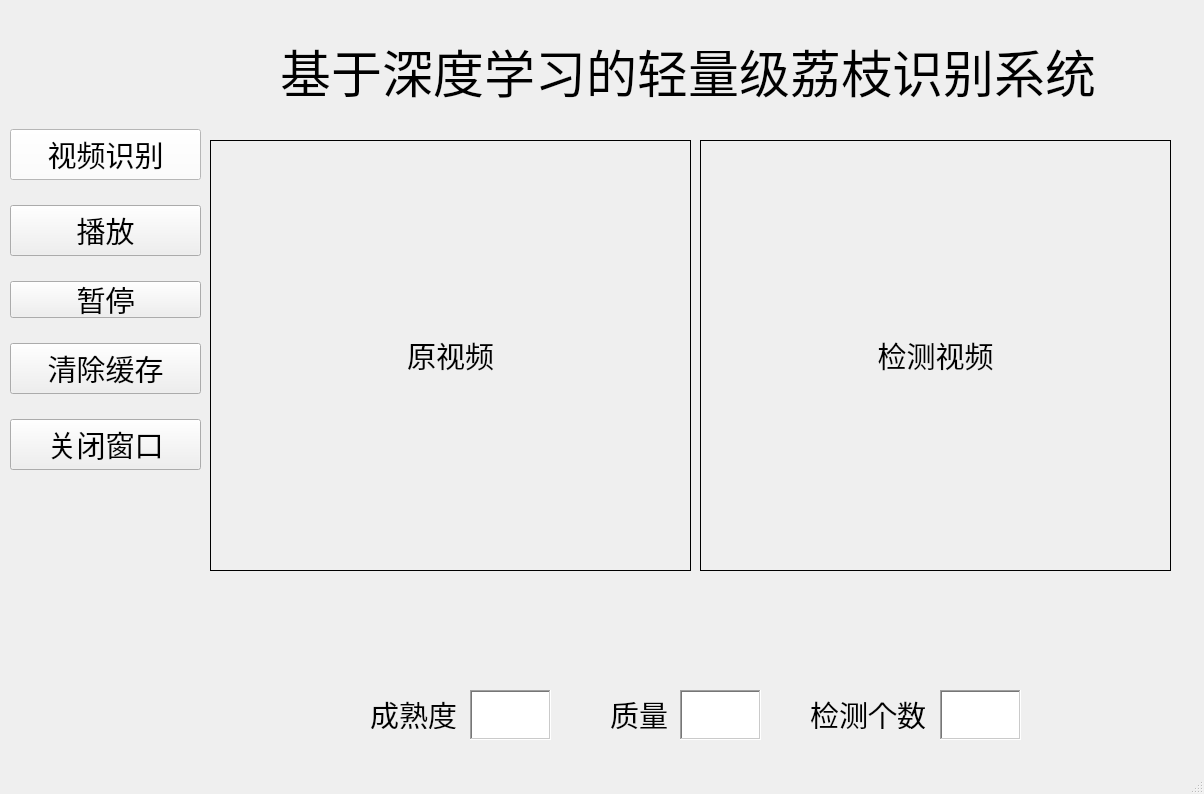
<?xml version="1.0" encoding="UTF-8"?>
<ui version="4.0">
 <class>MainWindow</class>
 <widget class="QMainWindow" name="MainWindow">
  <property name="geometry">
   <rect>
    <x>0</x>
    <y>0</y>
    <width>1204</width>
    <height>794</height>
   </rect>
  </property>
  <property name="palette">
   <palette>
    <active>
     <colorrole role="ToolTipText">
      <brush brushstyle="SolidPattern">
       <color alpha="255">
        <red>255</red>
        <green>255</green>
        <blue>255</blue>
       </color>
      </brush>
     </colorrole>
    </active>
    <inactive>
     <colorrole role="ToolTipText">
      <brush brushstyle="SolidPattern">
       <color alpha="255">
        <red>255</red>
        <green>255</green>
        <blue>255</blue>
       </color>
      </brush>
     </colorrole>
    </inactive>
    <disabled>
     <colorrole role="ToolTipText">
      <brush brushstyle="SolidPattern">
       <color alpha="255">
        <red>255</red>
        <green>255</green>
        <blue>255</blue>
       </color>
      </brush>
     </colorrole>
    </disabled>
   </palette>
  </property>
  <property name="windowTitle">
   <string>基于深度学习的荔枝识别系统</string>
  </property>
  <property name="iconSize">
   <size>
    <width>360</width>
    <height>360</height>
   </size>
  </property>
  <widget class="QWidget" name="centralwidget">
   <widget class="QWidget" name="layoutWidget">
    <property name="geometry">
     <rect>
      <x>10</x>
      <y>110</y>
      <width>191</width>
      <height>381</height>
     </rect>
    </property>
    <layout class="QVBoxLayout" name="verticalLayout">
     <item>
      <widget class="QPushButton" name="pushButton">
       <property name="minimumSize">
        <size>
         <width>0</width>
         <height>37</height>
        </size>
       </property>
       <property name="maximumSize">
        <size>
         <width>269</width>
         <height>16777215</height>
        </size>
       </property>
       <property name="font">
        <font>
         <pointsize>22</pointsize>
        </font>
       </property>
       <property name="styleSheet">
        <string notr="true">background-color: rgb(255, 255, 255);</string>
       </property>
       <property name="text">
        <string>视频识别</string>
       </property>
      </widget>
     </item>
     <item>
      <widget class="QPushButton" name="pushButton_2">
       <property name="font">
        <font>
         <pointsize>22</pointsize>
        </font>
       </property>
       <property name="text">
        <string>播放</string>
       </property>
      </widget>
     </item>
     <item>
      <widget class="QPushButton" name="pushButton_8">
       <property name="maximumSize">
        <size>
         <width>269</width>
         <height>37</height>
        </size>
       </property>
       <property name="font">
        <font>
         <pointsize>22</pointsize>
        </font>
       </property>
       <property name="text">
        <string>暂停</string>
       </property>
      </widget>
     </item>
     <item>
      <widget class="QPushButton" name="pushButton_4">
       <property name="font">
        <font>
         <pointsize>22</pointsize>
        </font>
       </property>
       <property name="text">
        <string>清除缓存</string>
       </property>
      </widget>
     </item>
     <item>
      <widget class="QPushButton" name="pushButton_3">
       <property name="font">
        <font>
         <pointsize>22</pointsize>
        </font>
       </property>
       <property name="text">
        <string>关闭窗口</string>
       </property>
      </widget>
     </item>
    </layout>
   </widget>
   <widget class="QLabel" name="label_8">
    <property name="geometry">
     <rect>
      <x>210</x>
      <y>140</y>
      <width>481</width>
      <height>431</height>
     </rect>
    </property>
    <property name="font">
     <font>
      <pointsize>22</pointsize>
     </font>
    </property>
    <property name="frameShape">
     <enum>QFrame::Box</enum>
    </property>
    <property name="text">
     <string>原视频</string>
    </property>
    <property name="alignment">
     <set>Qt::AlignCenter</set>
    </property>
   </widget>
   <widget class="QLabel" name="label_9">
    <property name="geometry">
     <rect>
      <x>700</x>
      <y>140</y>
      <width>471</width>
      <height>431</height>
     </rect>
    </property>
    <property name="font">
     <font>
      <pointsize>22</pointsize>
     </font>
    </property>
    <property name="frameShape">
     <enum>QFrame::Box</enum>
    </property>
    <property name="text">
     <string>检测视频</string>
    </property>
    <property name="alignment">
     <set>Qt::AlignCenter</set>
    </property>
   </widget>
   <widget class="QLabel" name="label">
    <property name="geometry">
     <rect>
      <x>280</x>
      <y>40</y>
      <width>821</width>
      <height>61</height>
     </rect>
    </property>
    <property name="font">
     <font>
      <pointsize>38</pointsize>
     </font>
    </property>
    <property name="text">
     <string>基于深度学习的轻量级荔枝识别系统</string>
    </property>
   </widget>
   <widget class="QLabel" name="label_6">
    <property name="geometry">
     <rect>
      <x>810</x>
      <y>700</y>
      <width>247</width>
      <height>29</height>
     </rect>
    </property>
    <property name="font">
     <font>
      <pointsize>22</pointsize>
     </font>
    </property>
    <property name="text">
     <string>检测个数</string>
    </property>
   </widget>
   <widget class="QLabel" name="label_7">
    <property name="geometry">
     <rect>
      <x>370</x>
      <y>700</y>
      <width>203</width>
      <height>29</height>
     </rect>
    </property>
    <property name="font">
     <font>
      <pointsize>22</pointsize>
     </font>
    </property>
    <property name="text">
     <string>成熟度</string>
    </property>
   </widget>
   <widget class="QLabel" name="label_10">
    <property name="geometry">
     <rect>
      <x>610</x>
      <y>700</y>
      <width>174</width>
      <height>29</height>
     </rect>
    </property>
    <property name="font">
     <font>
      <pointsize>22</pointsize>
     </font>
    </property>
    <property name="text">
     <string>质量</string>
    </property>
   </widget>
   <widget class="QTextBrowser" name="textBrowser">
    <property name="geometry">
     <rect>
      <x>940</x>
      <y>690</y>
      <width>81</width>
      <height>50</height>
     </rect>
    </property>
    <property name="font">
     <font>
      <pointsize>22</pointsize>
     </font>
    </property>
    <property name="frameShape">
     <enum>QFrame::WinPanel</enum>
    </property>
    <property name="cursorWidth">
     <number>1</number>
    </property>
   </widget>
   <widget class="QTextBrowser" name="textBrowser_2">
    <property name="geometry">
     <rect>
      <x>470</x>
      <y>690</y>
      <width>81</width>
      <height>50</height>
     </rect>
    </property>
    <property name="font">
     <font>
      <pointsize>22</pointsize>
     </font>
    </property>
    <property name="frameShape">
     <enum>QFrame::WinPanel</enum>
    </property>
   </widget>
   <widget class="QTextBrowser" name="textBrowser_3">
    <property name="geometry">
     <rect>
      <x>680</x>
      <y>690</y>
      <width>81</width>
      <height>50</height>
     </rect>
    </property>
    <property name="font">
     <font>
      <pointsize>22</pointsize>
     </font>
    </property>
    <property name="frameShape">
     <enum>QFrame::WinPanel</enum>
    </property>
   </widget>
   <widget class="QLabel" name="label_2">
    <property name="geometry">
     <rect>
      <x>260</x>
      <y>620</y>
      <width>841</width>
      <height>41</height>
     </rect>
    </property>
    <property name="text">
     <string/>
    </property>
   </widget>
  </widget>
  <widget class="QStatusBar" name="statusbar"/>
 </widget>
 <resources/>
 <connections/>
</ui>
